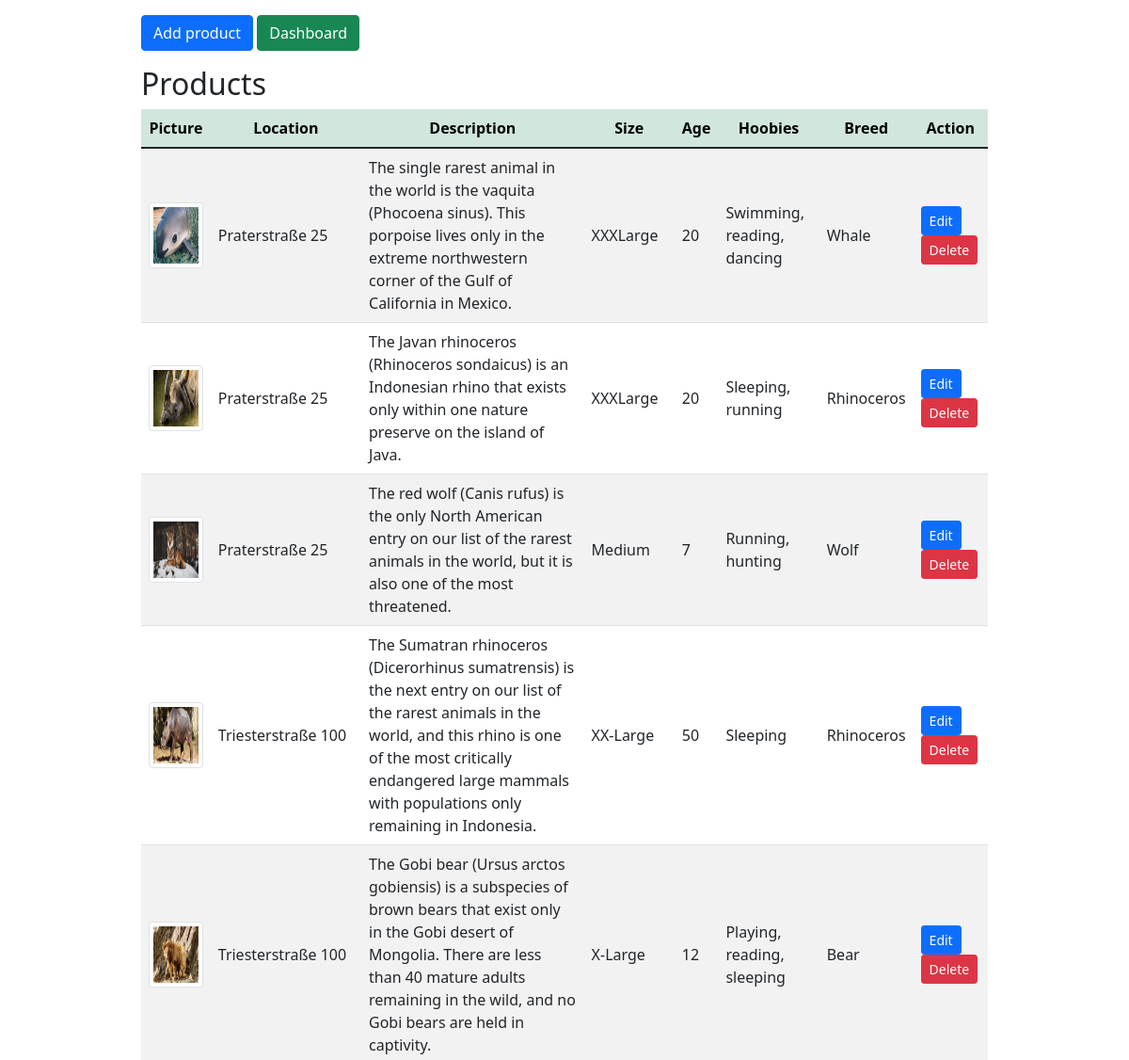
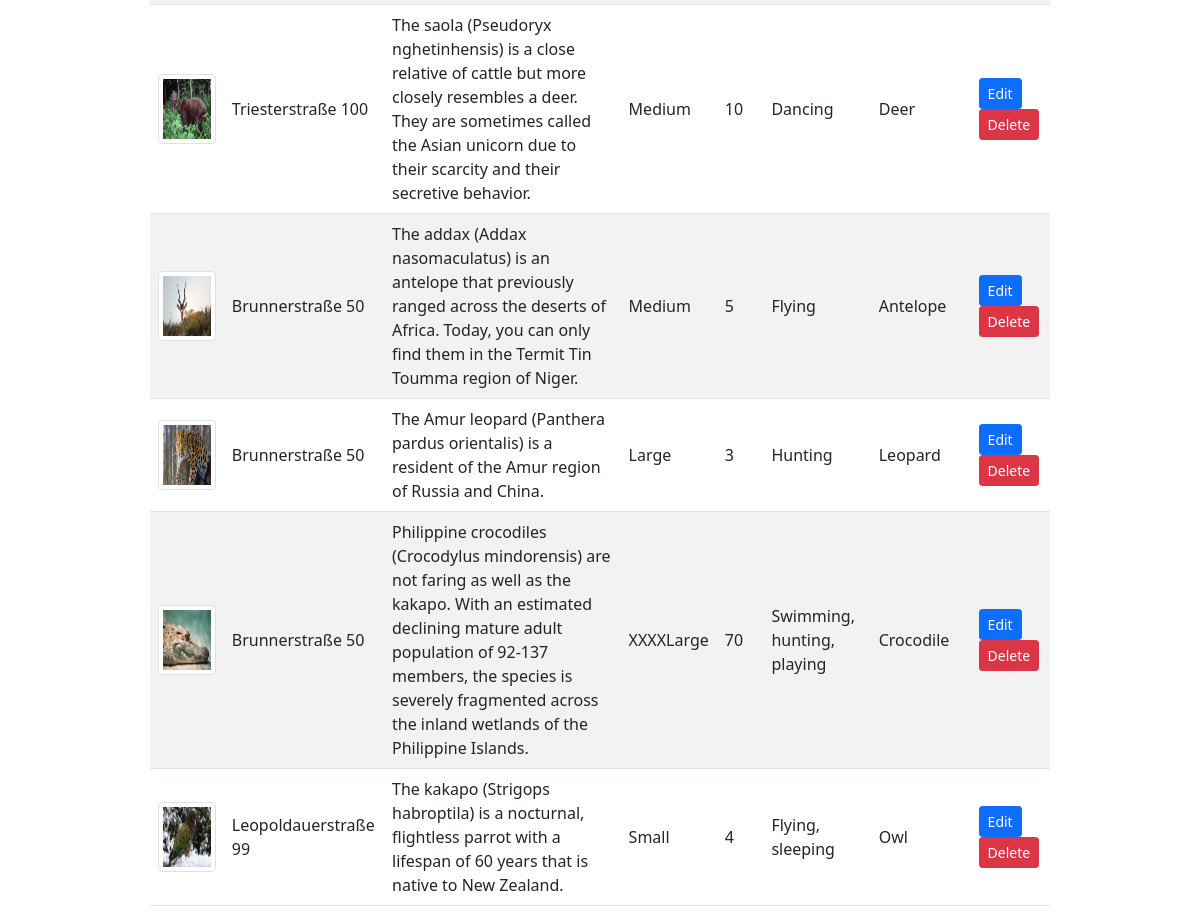
Screenshot of /animals/index.php (signed in) with the database file from the repository (2 pictures, top to bottom).
### tables this page shows
CREATE TABLE `animals` (
  `animalId` int(11) NOT NULL,
  `picture` char(250) NOT NULL,
  `location` char(100) NOT NULL,
  `description` char(250) NOT NULL,
  `size` varchar(25) NOT NULL,
  `age` int(11) NOT NULL,
  `hobbies` char(100) NOT NULL,
  `breed` char(50) NOT NULL
);

### animals/index.php (the view, shortened to what this page needs)
<?php
require_once '../components/db_connect.php' ;
$sql = "SELECT * FROM animals";
$result = mysqli_query($connect, $sql);
$tbody = '';
if (mysqli_num_rows($result)  > 0) {
  while ($row = mysqli_fetch_array($result, MYSQLI_ASSOC)) {
      $tbody .= "<tr>
          <td><img class='img-thumbnail' src='../pictures/" . $row['picture'] . "'</td>
          <td>" . $row['location'] . "</td>
          <td>"  . $row['description'] . "</td>
          <td>" . $row['size'] .  "</td>
          <td>"  . $row['age'] . "</td>
          <td>" . $row['hobbies'] . "</td>
          <td>"  . $row['breed'] . "</td>
          <td><a href='update.php?id="  . $row['animalId'] . "'><button class='btn btn-primary btn-sm' type='button'>Edit</button></a>
          <a href='delete.php?id="  . $row['animalId'] . "'><button class='btn btn-danger btn-sm' type='button'>Delete</button></a></td>
          </tr>" ;
  };
} else {
  $tbody =  "<tr><td colspan='5'><center>No Data Available </center></td></tr>" ;
}
?>
<!DOCTYPE html>
<html lang="en">
<head>
   <?php  require_once '../components/boot.php' ?>
</head>
<body>
  <div class= "manageProduct w-75 mt-3">
      <div class ='mb-3'>
          <a href ="create.php"><button class ='btn btn-primary'type="button">Add product</button></a>
            <a  href ="../login/dashboard.php" ><button  class ='btn btn-success'   type = "button" > Dashboard </button></a>
      </div >
      <p class = 'h2' > Products </p >
      <table class = 'table table-striped'>
          <thead class = 'table-success'>
              <tr >
                  <th> Picture </th>
                  <th> Location </th>
                  <th> Description </th>
                  <th> Size</th>
                  <th> Age </th>
                  <th> Hoobies </th>
                  <th> Breed </th>
                  <th> Action </th>
              </tr>
          </thead>
          <tbody>
              <?= $tbody; ?>
          </tbody>
      </table>
  </div>
</body>
</html>

### components/boot.php (shortened to what this page needs)
<link href="https://cdn.jsdelivr.net/npm/bootstrap@5.1.3/dist/css/bootstrap.min.css" rel="stylesheet">

### animals/index.php (style rules this page uses)
.manageProduct { margin: auto; }
.img-thumbnail { width: 70px !important; height: 70px !important ; }
td { text-align: left; vertical-align : middle; }
tr { text-align: center; }

### rows the page displays
animals: picture (picture), location "Praterstraße 25", description "The single rarest animal in the world is the vaquita (Phocoena sinus). This porpoise lives only in the extreme northwestern corner of the Gulf of California in Mexico.", size "XXXLarge", age "20", hobbies "Swimming, reading, dancing", breed "Whale"
animals: picture (picture), location "Praterstraße 25", description "The Javan rhinoceros (Rhinoceros sondaicus) is an Indonesian rhino that exists only within one nature preserve on the island of Java.", size "XXXLarge", age "20", hobbies "Sleeping, running", breed "Rhinoceros"
animals: picture (picture), location "Praterstraße 25", description "The red wolf (Canis rufus) is the only North American entry on our list of the rarest animals in the world, but it is also one of the most threatened.", size "Medium", age "7", hobbies "Running, hunting", breed "Wolf"
animals: picture (picture), location "Triesterstraße 100", description "The Sumatran rhinoceros (Dicerorhinus sumatrensis) is the next entry on our list of the rarest animals in the world, and this rhino is one of the most critically endangered large mammals with populations only remaining in Indonesia.", size "XX-Large", age "50", hobbies "Sleeping", breed "Rhinoceros"
animals: picture (picture), location "Triesterstraße 100", description "The Gobi bear (Ursus arctos gobiensis) is a subspecies of brown bears that exist only in the Gobi desert of Mongolia. There are less than 40 mature adults remaining in the wild, and no Gobi bears are held in captivity.", size "X-Large", age "12", hobbies "Playing, reading, sleeping", breed "Bear"
animals: picture (picture), location "Triesterstraße 100", description "The saola (Pseudoryx nghetinhensis) is a close relative of cattle but more closely resembles a deer. They are sometimes called the Asian unicorn due to their scarcity and their secretive behavior.", size "Medium", age "10", hobbies "Dancing", breed "Deer"
animals: picture (picture), location "Brunnerstraße 50", description "The addax (Addax nasomaculatus) is an antelope that previously ranged across the deserts of Africa. Today, you can only find them in the Termit Tin Toumma region of Niger.", size "Medium", age "5", hobbies "Flying", breed "Antelope"
animals: picture (picture), location "Brunnerstraße 50", description "The Amur leopard (Panthera pardus orientalis) is a resident of the Amur region of Russia and China.", size "Large", age "3", hobbies "Hunting", breed "Leopard"
animals: picture (picture), location "Brunnerstraße 50", description "Philippine crocodiles (Crocodylus mindorensis) are not faring as well as the kakapo. With an estimated declining mature adult population of 92-137 members, the species is severely fragmented across the inland wetlands of the Philippine Islands.", size "XXXXLarge", age "70", hobbies "Swimming, hunting, playing", breed "Crocodile"
animals: picture (picture), location "Leopoldauerstraße 99", description "The kakapo (Strigops habroptila) is a nocturnal, flightless parrot with a lifespan of 60 years that is native to New Zealand.", size "Small", age "4", hobbies "Flying, sleeping", breed "Owl"
